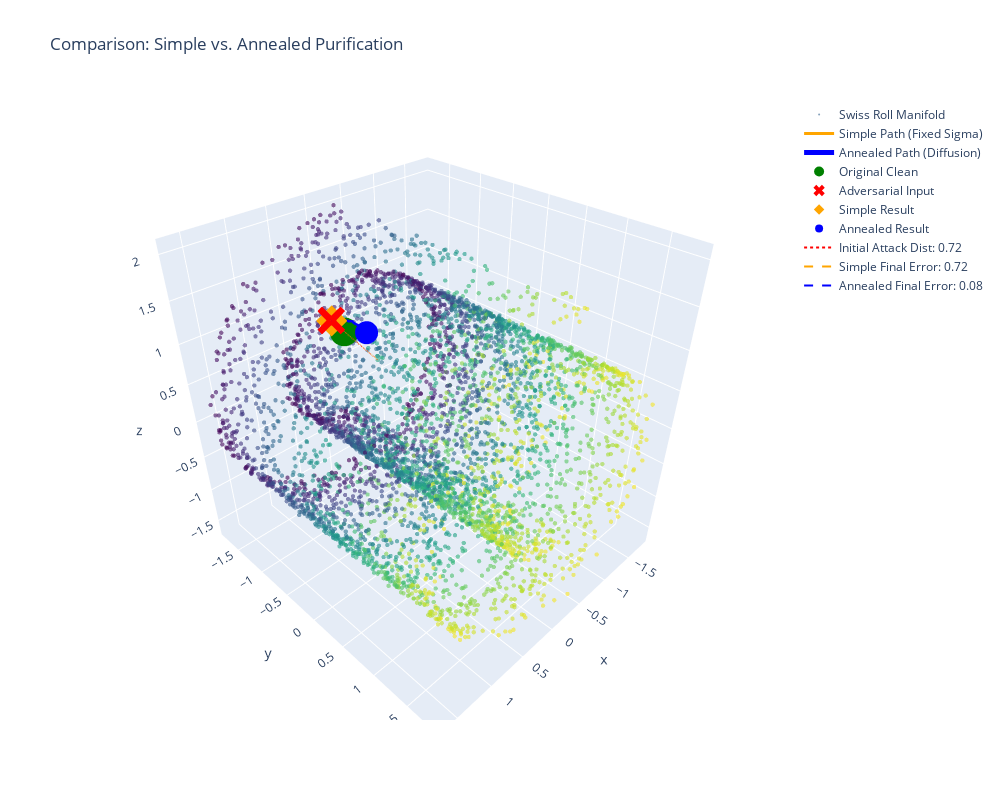

The cell this chart's notebook holds for it:
### Code cell
import plotly.graph_objects as go
import numpy as np
import torch

# --- SMALL MODS: Device & Type Handling ---
# 1. Ensure tensors are on CPU before converting to numpy
manifold_np = train_tensor.cpu().numpy()
clean_np = clean_point.cpu().numpy().reshape(-1) # Flatten to [3]
adv_np = x_adv.cpu().numpy().reshape(-1)       # Flatten to [3]

# 2. Trajectories are already numpy from our purify module
traj_simple_np = trajectory_simple
traj_annealed_np = trajectory_annealed

# 3. Endpoints (already numpy)
# If trajectory is [Steps, Batch, 3], we take [:, 0, :] to get the first point's path
if traj_simple_np.ndim == 3:
    traj_simple_np = traj_simple_np[:, 0, :]
    traj_annealed_np = traj_annealed_np[:, 0, :]

pure_simple_np = traj_simple_np[-1]
pure_annealed_np = traj_annealed_np[-1]

# 4. Nearest neighbors (ensure these are CPU tensors first)
closest_pure_simple_np = closest_to_pure_simple.cpu().numpy().reshape(-1)
closest_pure_annealed_np = closest_to_pure_annealed.cpu().numpy().reshape(-1)
closest_to_adv_np = closest_to_adv.cpu().numpy().reshape(-1)

# --- REST OF SCRIPT REMAINS THE SAME ---
fig = go.Figure()

# 1. The Manifold (Swiss Roll)
fig.add_trace(go.Scatter3d(
    x=manifold_np[:, 0], y=manifold_np[:, 1], z=manifold_np[:, 2],
    mode='markers',
    marker=dict(size=1.5, color=manifold_np[:,1], colorscale='Viridis', opacity=0.6),
    name='Swiss Roll Manifold'
))

# 2. Simple Purification Path
fig.add_trace(go.Scatter3d(
    x=traj_simple_np[:, 0], y=traj_simple_np[:, 1], z=traj_simple_np[:, 2],
    mode='lines',
    line=dict(color='orange', width=3),
    name='Simple Path (Fixed Sigma)'
))

# 3. Annealed Purification Path
fig.add_trace(go.Scatter3d(
    x=traj_annealed_np[:, 0], y=traj_annealed_np[:, 1], z=traj_annealed_np[:, 2],
    mode='lines',
    line=dict(color='blue', width=5),
    name='Annealed Path (Diffusion)'
))

# 4. Key Markers
fig.add_trace(go.Scatter3d(
    x=[clean_np[0]], y=[clean_np[1]], z=[clean_np[2]],
    mode='markers', marker=dict(size=10, color='green'), name='Original Clean'
))
fig.add_trace(go.Scatter3d(
    x=[adv_np[0]], y=[adv_np[1]], z=[adv_np[2]],
    mode='markers', marker=dict(size=10, color='red', symbol='x'), name='Adversarial Input'
))
fig.add_trace(go.Scatter3d(
    x=[pure_simple_np[0]], y=[pure_simple_np[1]], z=[pure_simple_np[2]],
    mode='markers', marker=dict(size=8, color='orange', symbol='diamond'), name='Simple Result'
))
fig.add_trace(go.Scatter3d(
    x=[pure_annealed_np[0]], y=[pure_annealed_np[1]], z=[pure_annealed_np[2]],
    mode='markers', marker=dict(size=8, color='blue', symbol='circle'), name='Annealed Result'
))

# 5. Distance Metrics (Error Lines)
fig.add_trace(go.Scatter3d(
    x=[adv_np[0], closest_to_adv_np[0]], y=[adv_np[1], closest_to_adv_np[1]], z=[adv_np[2], closest_to_adv_np[2]],
    mode='lines', line=dict(color='red', width=2, dash='dot'),
    name=f'Initial Attack Dist: {adv_dist:.2f}'
))

fig.add_trace(go.Scatter3d(
    x=[pure_simple_np[0], closest_pure_simple_np[0]], 
    y=[pure_simple_np[1], closest_pure_simple_np[1]], 
    z=[pure_simple_np[2], closest_pure_simple_np[2]],
    mode='lines', line=dict(color='orange', width=2, dash='dash'),
    name=f'Simple Final Error: {pure_dist_simple:.2f}'
))

fig.add_trace(go.Scatter3d(
    x=[pure_annealed_np[0], closest_pure_annealed_np[0]], 
    y=[pure_annealed_np[1], closest_pure_annealed_np[1]], 
    z=[pure_annealed_np[2], closest_pure_annealed_np[2]],
    mode='lines', line=dict(color='blue', width=2, dash='dash'),
    name=f'Annealed Final Error: {pure_dist_annealed:.2f}'
))

fig.update_layout(
    title="Comparison: Simple vs. Annealed Purification",
    scene=dict(aspectmode='data'),
    width=1000, height=800
)

fig.show()

### Figure 1 — Plotly figure (JSON) as saved in the notebook; plotly's stock layout.template omitted (floating-point values rounded to 4 significant figures; data arrays with more than 128 entries replaced by an {"elided": "..."} marker saying what was removed)
{"data": [{"marker": {"color": {"elided": "5000 float values"}, "colorscale": [[0, "#440154"], [0.1111, "#482878"], [0.2222, "#3e4989"], [0.3333, "#31688e"], [0.4444, "#26828e"], [0.5556, "#1f9e89"], [0.6667, "#35b779"], [0.7778, "#6ece58"], [0.8889, "#b5de2b"], [1, "#fde725"]], "opacity": 0.6, "size": 1.5}, "mode": "markers", "name": "Swiss Roll Manifold", "type": "scatter3d", "x": {"elided": "5000 float values"}, "y": {"elided": "5000 float values"}, "z": {"elided": "5000 float values"}}, {"line": {"color": "orange", "width": 3}, "mode": "lines", "name": "Simple Path (Fixed Sigma)", "type": "scatter3d", "x": [1.46, 1.46, 1.46, 1.46, 1.459, 1.459, 1.459, 1.459, 1.459, 1.46, 1.459, 1.459, 1.459, 1.459, 1.459, 1.459, 1.459, 1.459, 1.459, 1.459, 1.459, 1.459, 1.458, 1.458, 1.458, 1.458, 1.458, 1.458, 1.458, 1.458, 1.458, 1.458, 1.458, 1.458, 1.457, 1.457, 1.457, 1.457, 1.458, 1.458, 1.457, 1.457, 1.457, 1.457, 1.457, 1.457, 1.457, 1.457, 1.457, 1.457, 1.457], "y": [0.396, 0.396, 0.3958, 0.396, 0.3961, 0.3959, 0.396, 0.3958, 0.3957, 0.3957, 0.3961, 0.396, 0.3961, 0.3962, 0.3964, 0.3964, 0.3964, 0.3964, 0.3964, 0.3962, 0.3962, 0.396, 0.3959, 0.396, 0.3961, 0.3962, 0.3963, 0.396, 0.3961, 0.3965, 0.3963, 0.3965, 0.3965, 0.3967, 0.3971, 0.3969, 0.397, 0.3971, 0.397, 0.3973, 0.3973, 0.3972, 0.3971, 0.3971, 0.397, 0.3974, 0.3974, 0.3978, 0.3977, 0.3973, 0.3973], "z": [2.042, 2.042, 2.042, 2.042, 2.042, 2.042, 2.042, 2.042, 2.042, 2.042, 2.042, 2.042, 2.042, 2.042, 2.042, 2.042, 2.041, 2.041, 2.041, 2.041, 2.041, 2.041, 2.041, 2.041, 2.041, 2.041, 2.041, 2.04, 2.04, 2.04, 2.04, 2.04, 2.04, 2.04, 2.04, 2.04, 2.04, 2.04, 2.039, 2.039, 2.039, 2.039, 2.039, 2.04, 2.04, 2.039, 2.039, 2.039, 2.039, 2.039, 2.039]}, {"line": {"color": "blue", "width": 5}, "mode": "lines", "name": "Annealed Path (Diffusion)", "type": "scatter3d", "x": {"elided": "1001 float values"}, "y": {"elided": "1001 float values"}, "z": {"elided": "1001 float values"}}, {"marker": {"color": "green", "size": 10}, "mode": "markers", "name": "Original Clean", "type": "scatter3d", "x": [0.9598], "y": [-0.104], "z": [1.542]}, {"marker": {"color": "red", "size": 10, "symbol": "x"}, "mode": "markers", "name": "Adversarial Input", "type": "scatter3d", "x": [1.46], "y": [0.396], "z": [2.042]}, {"marker": {"color": "orange", "size": 8, "symbol": "diamond"}, "mode": "markers", "name": "Simple Result", "type": "scatter3d", "x": [1.457], "y": [0.3973], "z": [2.039]}, {"marker": {"color": "blue", "size": 8, "symbol": "circle"}, "mode": "markers", "name": "Annealed Result", "type": "scatter3d", "x": [0.9228], "y": [0.1758], "z": [1.63]}, {"line": {"color": "red", "dash": "dot", "width": 2}, "mode": "lines", "name": "Initial Attack Dist: 0.72", "type": "scatter3d", "x": [1.46, 1.007], "y": [0.396, 0.4169], "z": [2.042, 1.481]}, {"line": {"color": "orange", "dash": "dash", "width": 2}, "mode": "lines", "name": "Simple Final Error: 0.72", "type": "scatter3d", "x": [1.457, 1.007], "y": [0.3973, 0.4169], "z": [2.039, 1.481]}, {"line": {"color": "blue", "dash": "dash", "width": 2}, "mode": "lines", "name": "Annealed Final Error: 0.08", "type": "scatter3d", "x": [0.9228, 0.9156], "y": [0.1758, 0.138], "z": [1.63, 1.561]}], "layout": {"height": 800, "scene": {"aspectmode": "data"}, "title": {"text": "Comparison: Simple vs. Annealed Purification"}, "width": 1000}}
